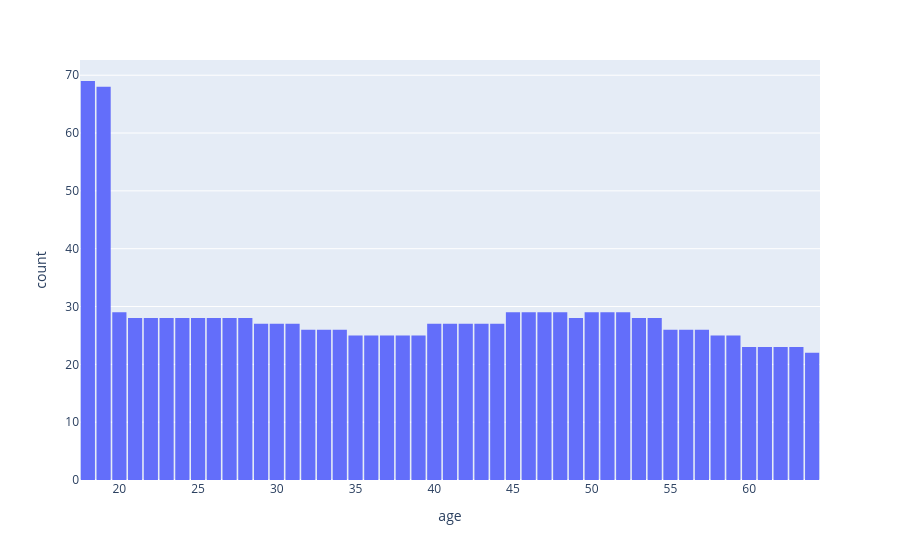

Write notebook code for a chart like this one.
### Code cell
fig = px.histogram(medical_df,x='age',nbins=47)
fig.update_layout(bargap=0.1)
fig.show()

### Figure 1 — Plotly figure (JSON) as saved in the notebook; plotly's stock layout.template omitted (floating-point values rounded to 4 significant figures; data arrays with more than 128 entries replaced by an {"elided": "..."} marker saying what was removed)
{"data": [{"bingroup": "x", "hovertemplate": "age=%{x}<br>count=%{y}<extra></extra>", "legendgroup": "", "marker": {"color": "#636efa", "pattern": {"shape": ""}}, "name": "", "nbinsx": 47, "orientation": "v", "showlegend": false, "type": "histogram", "x": {"elided": "1338 int values"}, "xaxis": "x", "yaxis": "y"}], "layout": {"bargap": 0.1, "barmode": "relative", "legend": {"tracegroupgap": 0}, "margin": {"t": 60}, "xaxis": {"anchor": "y", "domain": [0, 1], "title": {"text": "age"}}, "yaxis": {"anchor": "x", "domain": [0, 1], "title": {"text": "count"}}}}
